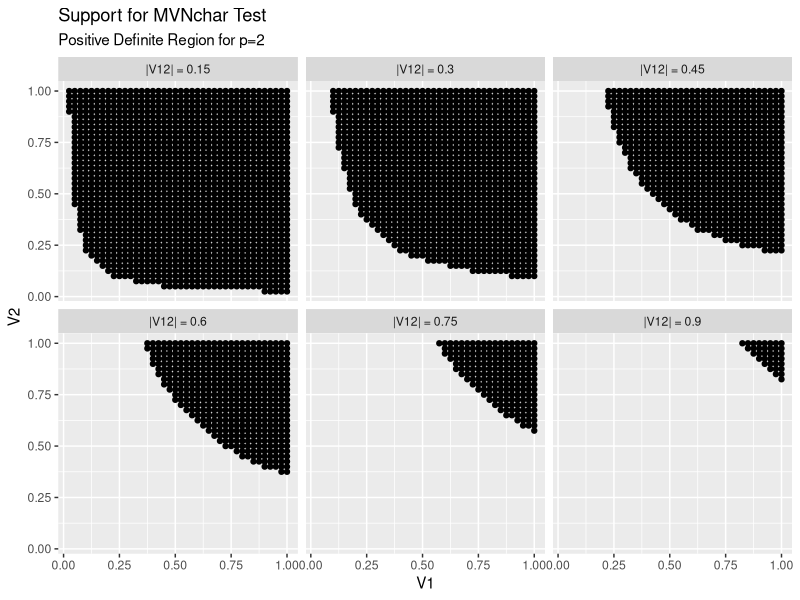

Generate this figure with R:
## ---- chunk 1
pos.def.plot <- function(npoints, v12){
   nv12 <- length(v12)
   x <- rep(1:npoints,each=npoints) /npoints
   y <- rep(1:npoints,times=npoints) /npoints
   v12 <- rep(v12,each=npoints*npoints)
   nameV12 <- paste("|V12| =",v12)
   calcpd <- x*y - v12*v12
   posdef <- calcpd > 0
   xdf <- data.frame(x,y,v12,calcpd,posdef,nameV12)
   xdf[xdf$posdef,]
}

   tempdf2 <- pos.def.plot(npoints=40,v12=c(.15,.30,.45,.60,.75,.9))
   horlabel="V1"
   vertlabel="V2"
   legendname=NULL
   cap=NULL
   mtitle="Support for MVNchar Test"
   stitle="Positive Definite Region for p=2"
	 XVAR <- tempdf2[,1]
	 YVAR <- tempdf2[,2]
	 COV1 <- tempdf2[,5]
	 dfplot <- data.frame(XVAR,YVAR,COV1)
	 FACET <- tempdf2[,6]
	 dfplot <- data.frame(dfplot,FACET)
   out <- ggplot2::ggplot(data=dfplot,ggplot2::aes(XVAR,YVAR,COV1)) + ggplot2::geom_point()
	 out$labels$shape <- legendname
	 names(FACET)<-tempdf2$namesV12
	 out <- out + ggplot2::facet_wrap(~FACET)
   out <- out + ggplot2::ggtitle(mtitle,subtitle=stitle) + ggplot2::xlab(horlabel) + ggplot2::ylab(vertlabel) +                                  ggplot2::labs(caption=cap,legend=legendname)
	 out <- out + ggplot2::labs(color=legendname)
	 print(out)
## ---- chunk 2
    a <- c(2,5,10,15,20,256,4000,31997,107989,255974,427,6666,53328,179982,426624)
  a <- c(a,2,5,6,7,9,3648, 429504,1402224,3537024,15917712,6080,715840,2337040,5395040,26529520)
  a <- c(a,2,3,4,5,6,20640,1224600,20132640,187000000,1190000000,34400,2041000,33554400,312000000,1980000000)
  a <- matrix(a,nrow=5,byrow=FALSE)
  b <- matrix("   ",nrow=5,ncol=1)
  c <- matrix("         ",nrow=5,ncol=1)
    a <- cbind(a,b,c)
  a <- as.data.frame(a, row.names=NULL, optional=TRUE, col.names=NULL)
  a <- a[,c(11,1:3,10,4:6,10,7:9)]
  a
